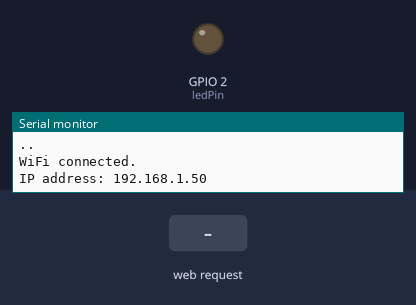
A sketch run on a simulated ESP32. On the bench: output pins drawn as LEDs (lit = HIGH), the last lines printed to the serial monitor. The inputs (shaded band) are chosen by the test bench. WiFi joins after 1.5 s; servers stay silent unless stated.

Above: at 3.2 s.
3.3 s: HTTP request GET /LED_ON received
At 4.0 s:
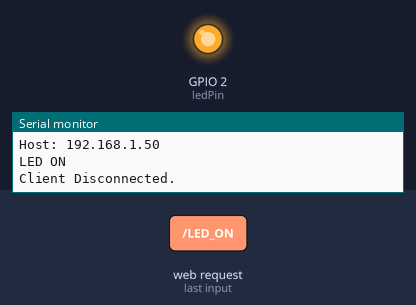
4.8 s: HTTP request GET /LED_OFF received
At 5.1 s:
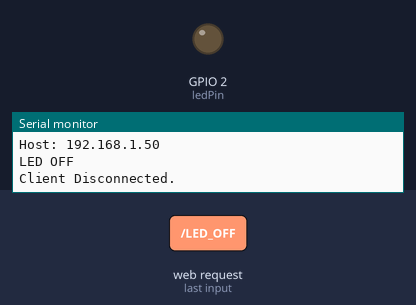
Timing chart, 0 to 7.8 s (numbered marks = the images above; inputs shaded):
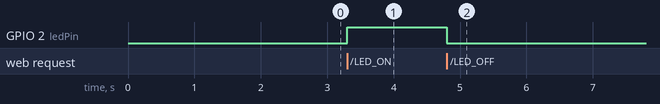

Measured:
- after the input at 3.3 s, GPIO 2 (ledPin): LOW → HIGH at once
- after the input at 4.8 s, GPIO 2 (ledPin): HIGH → LOW at once

The sketch:

RGBblinkproject.ino
```cpp
#include <WiFi.h>

const char* ssid = "francis's Galaxy A14";         // Replace with your network SSID
const char* password = "franco254"; // Replace with your network password

WiFiServer server(80);

const int ledPin = 2; // GPIO pin where the LED is connected
String header;

void setup() {
  Serial.begin(115200);
  pinMode(ledPin, OUTPUT);
  digitalWrite(ledPin, LOW);

  // Connect to Wi-Fi
  Serial.print("Connecting to ");
  Serial.println(ssid);
  WiFi.begin(ssid, password);
  while (WiFi.status() != WL_CONNECTED) {
    delay(1000);
    Serial.print(".");
  }
  Serial.println("");
  Serial.println("WiFi connected.");
  Serial.print("IP address: ");
  Serial.println(WiFi.localIP());

  // Start the server
  server.begin();
}

void loop() {
  WiFiClient client = server.available(); // Listen for incoming clients

  if (client) {
    Serial.println("New Client.");
    String currentLine = "";
    while (client.connected()) {
      if (client.available()) {
        char c = client.read();
        Serial.write(c);
        header += c;
        if (c == '\n') {
          if (currentLine.length() == 0) {
            // HTTP header
            client.println("HTTP/1.1 200 OK");
            client.println("Content-type:text/html");
            client.println("Connection: close");
            client.println();

            // Web page content
            client.println("<!DOCTYPE html><html>");
            client.println("<head><title>ESP32 LED Control</title></head>");
            client.println("<body><h1>ESP32 LED Control</h1>");
            client.println("<p><a href=\"/LED_ON\"><button>Turn ON</button></a></p>");
            client.println("<p><a href=\"/LED_OFF\"><button>Turn OFF</button></a></p>");
            client.println("</body></html>");

            // Handle the requested URL
            if (header.indexOf("GET /LED_ON") >= 0) {
              Serial.println("LED ON");
              digitalWrite(ledPin, HIGH);
            } else if (header.indexOf("GET /LED_OFF") >= 0) {
              Serial.println("LED OFF");
              digitalWrite(ledPin, LOW);
            }

            // Break out of the loop
            break;
          } else {
            currentLine = "";
          }
        } else if (c != '\r') {
          currentLine += c;
        }
      }
    }
    header = "";
    client.stop();
    Serial.println("Client Disconnected.");
  }
}
```
